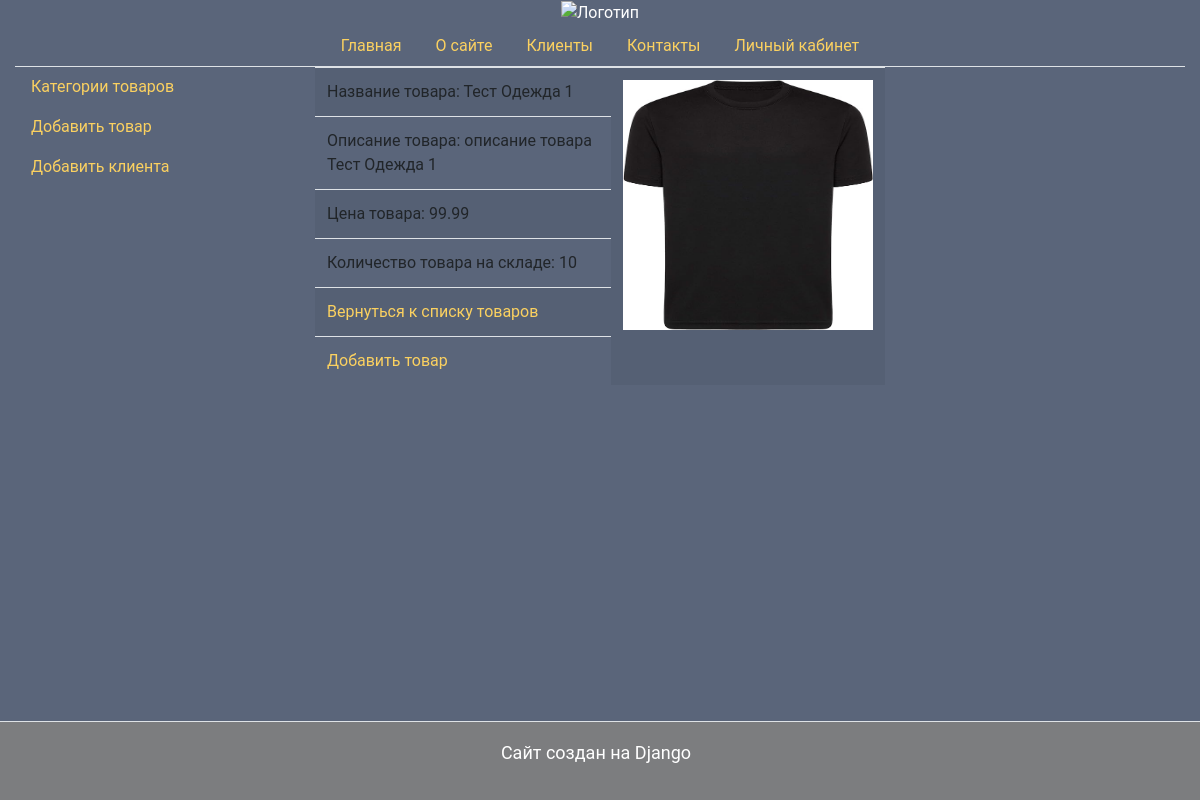
The page /products/info/5/ on the database its author committed.
### myapp/models.py (models this page shows, shortened)
class Product(models.Model): # создание модели Product.
    name = models.CharField(max_length=50)
    category = models.CharField(max_length=50, default='cloth') # категория товара
    description = models.TextField() # Описание товара
    price = models.DecimalField(max_digits=10, decimal_places=2) # decimal_places - количество знаков после запятой
    quantity = models.IntegerField() # количество товара
    add_data = models.DateTimeField(auto_now_add=True)
    image = models.ImageField(upload_to='products/', null=True, blank=True)  # добавляем поле для изображения
    active = models.BooleanField(default=True) # активный товар или нет

### myapp/views.py (the view)
# urls.py: path('products/info/<int:product_id>/', views.product_info, name='product_info'), # Отображение информации о товаре HW-4 25.04.24
def product_info(request, product_id):
    product = get_object_or_404(Product, pk=product_id)
    return render(request, 'product_info.html', {'product': product, 'title': 'Информация о товаре'})

### myapp/templates/product_info.html (shortened to what this page needs)
{% extends 'base.html' %}
{% block content %}
<table class="table table-striped">
    <tr>
        <td>Название товара: {{ product.name }}</td>
        <td rowspan="6"><img src="{{ product.image.url }}" alt="Изображение товара" width="250" height="250"></td>
    </tr>
    <tr>
        <td>Описание товара: {{ product.description }}</td>
    </tr>
    <tr>
        <td>Цена товара: {{ product.price }}</td>
    </tr>
    <tr>
        <td>Количество товара на складе: {{ product.quantity }}</td>
    </tr>
    <tr>
        <td><a href="{% url 'category_all' %}">Вернуться к списку товаров</a></td>
    </tr>
    <tr>
        <td><a href="{% url 'add_product' %}">Добавить товар</a></td>
    </tr>
</table>
{% endblock %}

### myapp/templates/base.html (style rules this page uses)
body { background: #5A657A; color: white; font-family: "Roboto", sans-serif; }
body a { color: #FBD160; }

### rows shown on the page
Product: name "Тест Одежда 1", image (picture), description "описание товара Тест Одежда 1", price "99.99", quantity "10"
